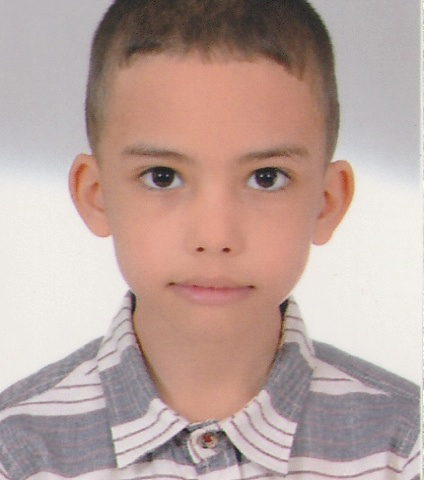
#> input picture imrane.jpg, 424 x 480 px
$ python test.py
#> lines starting #> are read from the running program, lines starting #| are printed output that depends on the picture
import skimage
from skimage import io
from skimage import metrics
import numpy as np
import matplotlib.pyplot as plt
I = skimage.io.imread("imrane.jpg")
#> I is the input picture: shape (480, 424, 3); mean R, G, B 186.8, 164, 157.7
skimage.io.imsave("imranebt.jpg" ,I ,quality=31)
I2=skimage.io.imread("imranebt.jpg")
print(I2.shape)
#| (480, 424, 3)
print(I.shape)
#| (480, 424, 3)
plt.imshow(I2,'gray')

plt.figure(figsize=(10, 10))
plt.subplot(121)
plt.imshow(I2, 'gray')

d = np.abs(I-I2)
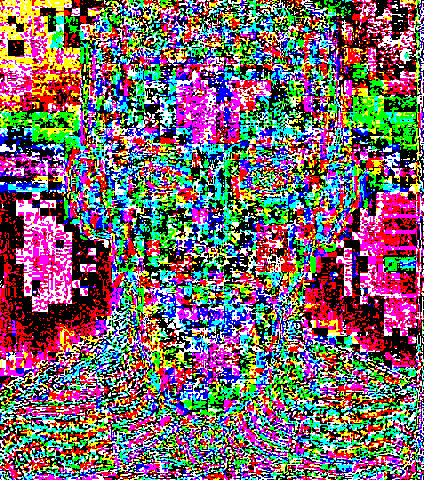
#> d: shape (480, 424, 3); mean R, G, B 122.6, 103.7, 109.1
plt.subplot(122)
plt.imshow(d)

mse = skimage.metrics.mean_squared_error(I, I2)
#> mse = 16.04
plt.title('MSE '+ str(mse))
plt.show()
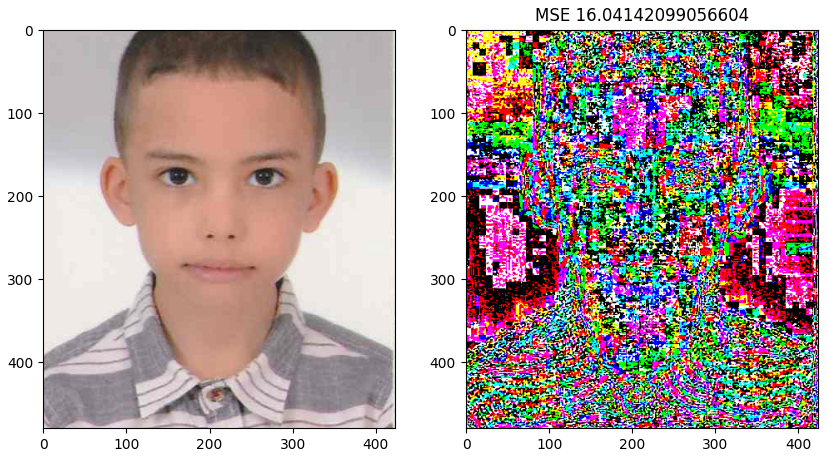
#> figure drawn by matplotlib, 2 panels
